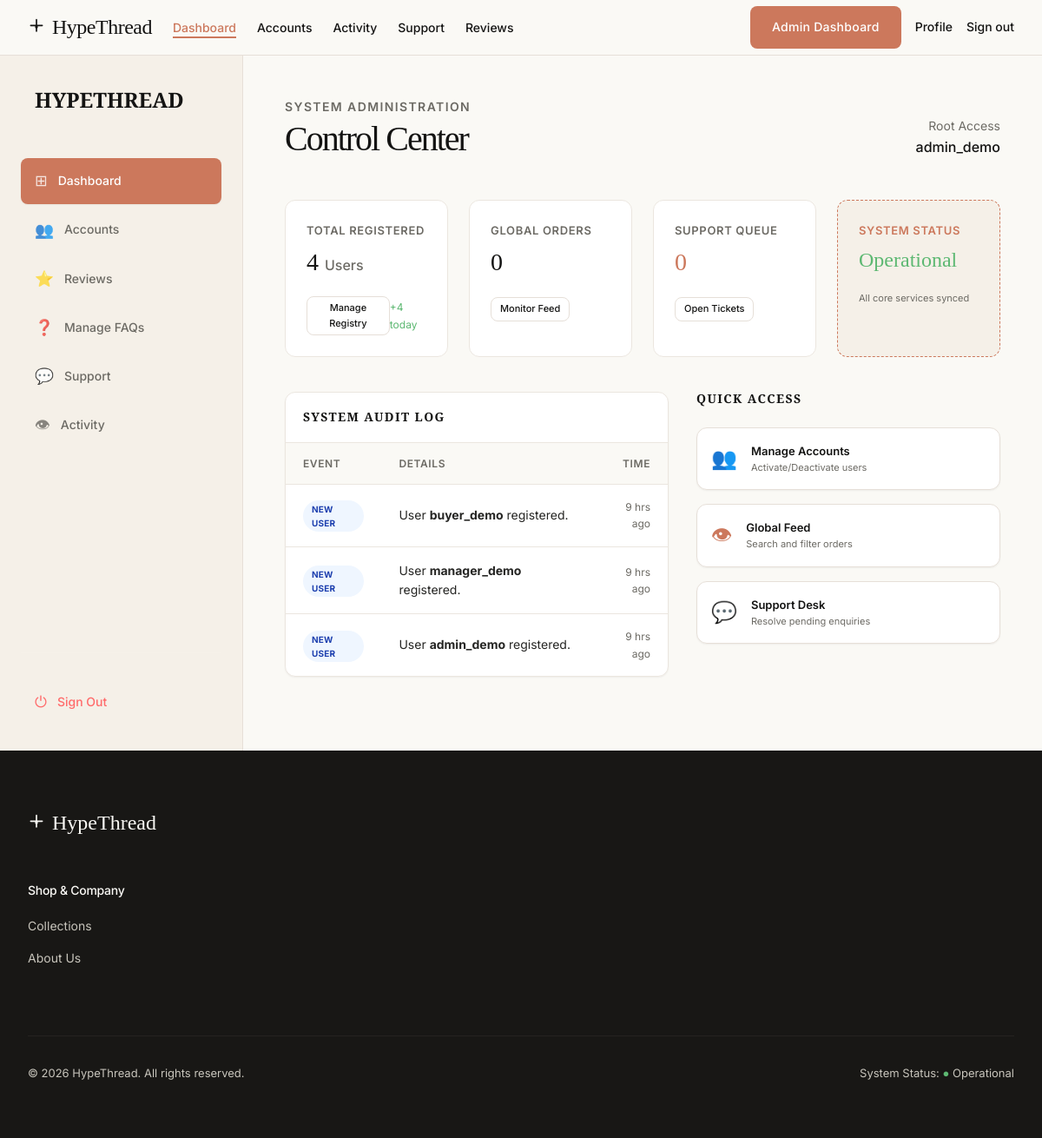
The page /admin/dashboard.php (signed in) on the database its author committed.
### tables this page shows
CREATE TABLE IF NOT EXISTS users (
    id INT UNSIGNED AUTO_INCREMENT PRIMARY KEY,
    username VARCHAR(50) NOT NULL UNIQUE,
    email VARCHAR(100) NOT NULL UNIQUE,
    password VARCHAR(255) NOT NULL,
    role ENUM('buyer','manager','admin','owner') NOT NULL DEFAULT 'buyer',
    full_name VARCHAR(100) DEFAULT NULL,
    address TEXT DEFAULT NULL,
    phone VARCHAR(20) DEFAULT NULL,
    is_active TINYINT(1) NOT NULL DEFAULT 1,
    reset_token VARCHAR(64) DEFAULT NULL,
    reset_expires DATETIME DEFAULT NULL,
    created_at TIMESTAMP NOT NULL DEFAULT CURRENT_TIMESTAMP,
    INDEX idx_users_role (role),
    INDEX idx_users_reset_token (reset_token)
);

### admin/dashboard.php (the view, shortened to what this page needs)
<?php
require_once '../config/db.php';
require_once '../includes/sidebar.php';
$total_users = $pdo->query("SELECT COUNT(*) FROM users")->fetchColumn();
$new_users_today = $pdo->query("SELECT COUNT(*) FROM users WHERE DATE(created_at) = CURDATE()")->fetchColumn();
$total_orders = $pdo->query("SELECT COUNT(*) FROM orders")->fetchColumn();
$pending_enquiries = $pdo->query("SELECT COUNT(*) FROM enquiries WHERE status = 'open'")->fetchColumn();
$recent_users = $pdo->query("SELECT id, username, created_at, 'user' as type FROM users ORDER BY created_at DESC LIMIT 3")->fetchAll();
$recent_orders = $pdo->query("SELECT id, total_amount, created_at, 'order' as type FROM orders ORDER BY created_at DESC LIMIT 3")->fetchAll();
$recent_tickets = $pdo->query("SELECT id, subject, created_at, 'ticket' as type FROM enquiries ORDER BY created_at DESC LIMIT 3")->fetchAll();
$recent_activity = array_merge($recent_users, $recent_orders, $recent_tickets);
usort($recent_activity, function($a, $b) {
    return strtotime($b['created_at']) - strtotime($a['created_at']);
});
$recent_activity = array_slice($recent_activity, 0, 5);
include '../includes/header.php';
?>
<div class="dashboard-layout">
    <div class="dashboard-main fade-in-up">
        <header style="display: flex; justify-content: space-between; align-items: flex-end; margin-bottom: var(--spacing-xxl);">
            <div>
                <div style="font-size: 14px; color: var(--colors-muted); text-transform: uppercase; letter-spacing: 0.1em; margin-bottom: 4px; font-weight: 600;">System Administration</div>
                <h1 style="margin: 0; font-size: 40px;">Control Center</h1>
            </div>
            <div style="text-align: right;">
                <div style="font-size: 14px; color: var(--colors-muted);">Root Access</div>
                <div style="font-weight: 500; color: var(--colors-ink);"><?php echo htmlspecialchars($_SESSION['username']); ?></div>
            </div>
        </header>
        <div class="stats-row" style="grid-template-columns: repeat(4, 1fr);">
            <div class="stat-card">
                <div class="stat-label">Total Registered</div>
                <div class="stat-value"><?php echo $total_users; ?> <span style="font-size: 16px; font-family: var(--typography-body-font); color: var(--colors-muted);">Users</span></div>
                <div style="margin-top: 12px; display: flex; justify-content: space-between; align-items: center;">
                    <a href="users_list.php" class="button-secondary" style="padding: 4px 10px; font-size: 11px;">Manage Registry</a>
                    <span style="font-size: 12px; color: var(--colors-success);">+<?php echo $new_users_today; ?> today</span>
                </div>
            </div>
            <div class="stat-card">
                <div class="stat-label">Global Orders</div>
                <div class="stat-value"><?php echo $total_orders; ?></div>
                <div style="margin-top: 12px;"><a href="orders_monitoring.php" class="button-secondary" style="padding: 4px 10px; font-size: 11px;">Monitor Feed</a></div>
            </div>
            <div class="stat-card">
                <div class="stat-label">Support Queue</div>
                <div class="stat-value" style="color: var(--colors-primary);"><?php echo $pending_enquiries; ?></div>
                <div style="margin-top: 12px;"><a href="help_center_manage.php" class="button-secondary" style="padding: 4px 10px; font-size: 11px;">Open Tickets</a></div>
            </div>
            <div class="stat-card" style="background: var(--colors-surface-soft); border: 1px dashed var(--colors-primary);">
                <div class="stat-label" style="color: var(--colors-primary);">System Status</div>
                <div class="stat-value" style="font-size: 24px; color: var(--colors-success);">Operational</div>
                <div style="font-size: 11px; color: var(--colors-muted); margin-top: 12px;">All core services synced</div>
            </div>
        </div>
        <div class="dashboard-split" style="grid-template-columns: 1fr 350px; gap: 32px; align-items: start; margin-top: 40px;">
            <div class="table-container" style="margin: 0;">
                <div style="padding: 20px; border-bottom: 1px solid var(--colors-hairline-soft); display: flex; justify-content: space-between; align-items: center;">
                    <h3 style="font-size: 14px; font-weight: 700; text-transform: uppercase; letter-spacing: 0.1em; margin: 0;">System Audit Log</h3>
                </div>
                <table class="data-table">
                    <thead>
                        <tr>
                            <th>Event</th>
                            <th>Details</th>
                            <th style="text-align: right;">Time</th>
                        </tr>
                    </thead>
                    <tbody>
                        <?php foreach ($recent_activity as $act): ?>
                            <tr>
                                <td>
                                    <?php if ($act['type'] == 'user'): ?>
                                        <span class="badge badge-info" style="font-size: 10px;">NEW USER</span>
                                    <?php elseif ($act['type'] == 'order'): ?>
                                        <span class="badge badge-success" style="font-size: 10px;">NEW ORDER</span>
                                    <?php else: ?>
                                        <span class="badge badge-warning" style="font-size: 10px;">SUPPORT TICKET</span>
                                    <?php endif; ?>
                                </td>
                                <td>
                                    <?php if ($act['type'] == 'user'): ?>
                                        User <strong><?php echo htmlspecialchars($act['username']); ?></strong> registered.
                                    <?php elseif ($act['type'] == 'order'): ?>
                                        Order #ORD-<?php echo $act['id']; ?> placed (RM <?php echo number_format($act['total_amount'], 2); ?>).
                                    <?php else: ?>
                                        Ticket #<?php echo $act['id']; ?> opened: <?php echo htmlspecialchars($act['subject']); ?>
                                    <?php endif; ?>
                                </td>
                                <td style="text-align: right; color: var(--colors-muted); font-size: 12px;">
                                    <?php
                                        $diff = time() - strtotime($act['created_at']);
                                        if ($diff < 0) echo 'Just now';
                                        elseif ($diff < 60) echo $diff . ' secs ago';
                                        elseif ($diff < 3600) echo floor($diff/60) . ' mins ago';
                                        elseif ($diff < 86400) echo floor($diff/3600) . ' hrs ago';
                                        else echo date('M d', strtotime($act['created_at']));
                                    ?>
                                </td>
                            </tr>
                        <?php endforeach; ?>
                    </tbody>
                </table>
            </div>
            <div style="display: flex; flex-direction: column; gap: 16px;">
                <h3 style="font-size: 14px; font-weight: 700; text-transform: uppercase; letter-spacing: 0.1em; margin: 0 0 8px 0;">Quick Access</h3>
                <a href="users_list.php" class="surface-card" style="display: flex; align-items: center; gap: 16px; text-decoration: none; padding: 16px; border: 1px solid var(--colors-hairline); transition: all 0.2s;">
                    <div style="font-size: 24px;">👥</div>
                    <div>
                        <div style="font-size: 13px; font-weight: 600; color: var(--colors-ink);">Manage Accounts</div>
                        <div style="font-size: 11px; color: var(--colors-muted);">Activate/Deactivate users</div>
                    </div>
                </a>
                <a href="orders_monitoring.php" class="surface-card" style="display: flex; align-items: center; gap: 16px; text-decoration: none; padding: 16px; border: 1px solid var(--colors-hairline); transition: all 0.2s;">
                    <div style="font-size: 24px;">👁</div>
                    <div>
                        <div style="font-size: 13px; font-weight: 600; color: var(--colors-ink);">Global Feed</div>
                        <div style="font-size: 11px; color: var(--colors-muted);">Search and filter orders</div>
                    </div>
                </a>
                <a href="help_center_manage.php" class="surface-card" style="display: flex; align-items: center; gap: 16px; text-decoration: none; padding: 16px; border: 1px solid var(--colors-hairline); transition: all 0.2s;">
                    <div style="font-size: 24px;">💬</div>
                    <div>
                        <div style="font-size: 13px; font-weight: 600; color: var(--colors-ink);">Support Desk</div>
                        <div style="font-size: 11px; color: var(--colors-muted);">Resolve pending enquiries</div>
                    </div>
                </a>
            </div>
        </div>
    </div>
</div>
<?php include '../includes/footer.php'; ?>

### rows shown on the page
users: username "buyer_demo"
users: username "manager_demo"
users: username "admin_demo"

### other values the page prints
$item['icon'] "⊞"
$item['label'] "Dashboard"
$item['icon'] "👥"
$item['label'] "Accounts"
$item['icon'] "⭐"
$item['label'] "Reviews"
$item['icon'] "❓"
$item['label'] "Manage FAQs"
$item['icon'] "💬"
$item['label'] "Support"
$item['icon'] "👁"
$item['label'] "Activity"
$_SESSION['username'] "admin_demo"
$total_users "4"
$new_users_today "4"
